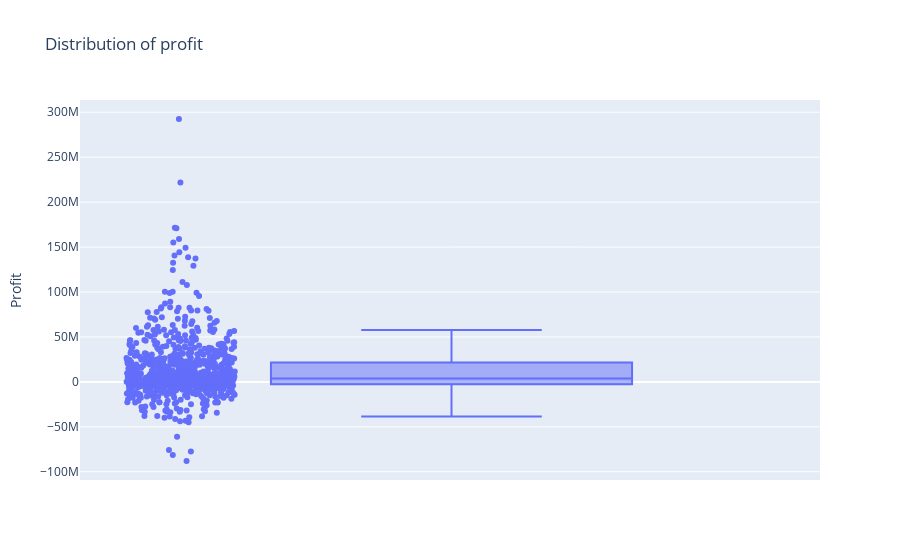

The notebook cell saved with this chart:
### Code cell
viz.img2(merged_df)

### Figure 1 — Plotly figure (JSON) as saved in the notebook; plotly's stock layout.template omitted (floating-point values rounded to 4 significant figures; data arrays with more than 128 entries replaced by an {"elided": "..."} marker saying what was removed)
{"data": [{"alignmentgroup": "True", "boxpoints": "all", "customdata": {"elided": "894x2 str values"}, "hovertemplate": "Profit=%{y}<br>title=%{customdata[0]}<br>year_release=%{customdata[1]}<extra></extra>", "legendgroup": "", "marker": {"color": "#636efa"}, "name": "", "notched": false, "offsetgroup": "", "orientation": "v", "showlegend": false, "type": "box", "x0": " ", "xaxis": "x", "y": {"elided": "894 float values"}, "y0": " ", "yaxis": "y"}], "layout": {"boxmode": "group", "legend": {"tracegroupgap": 0}, "title": {"text": "Distribution of profit"}, "xaxis": {"anchor": "y", "domain": [0, 1]}, "yaxis": {"anchor": "x", "domain": [0, 1], "title": {"text": "Profit"}}}}
